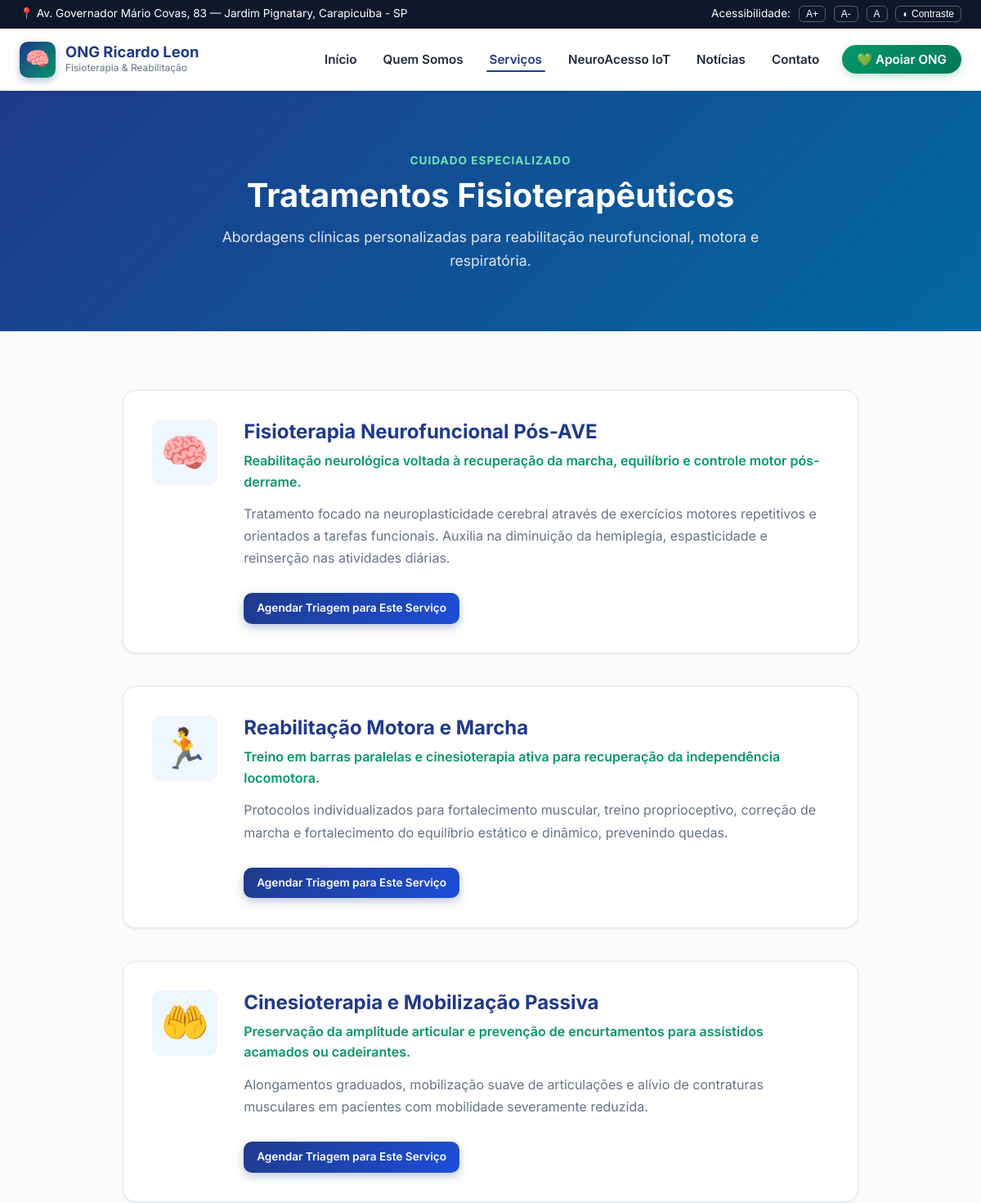
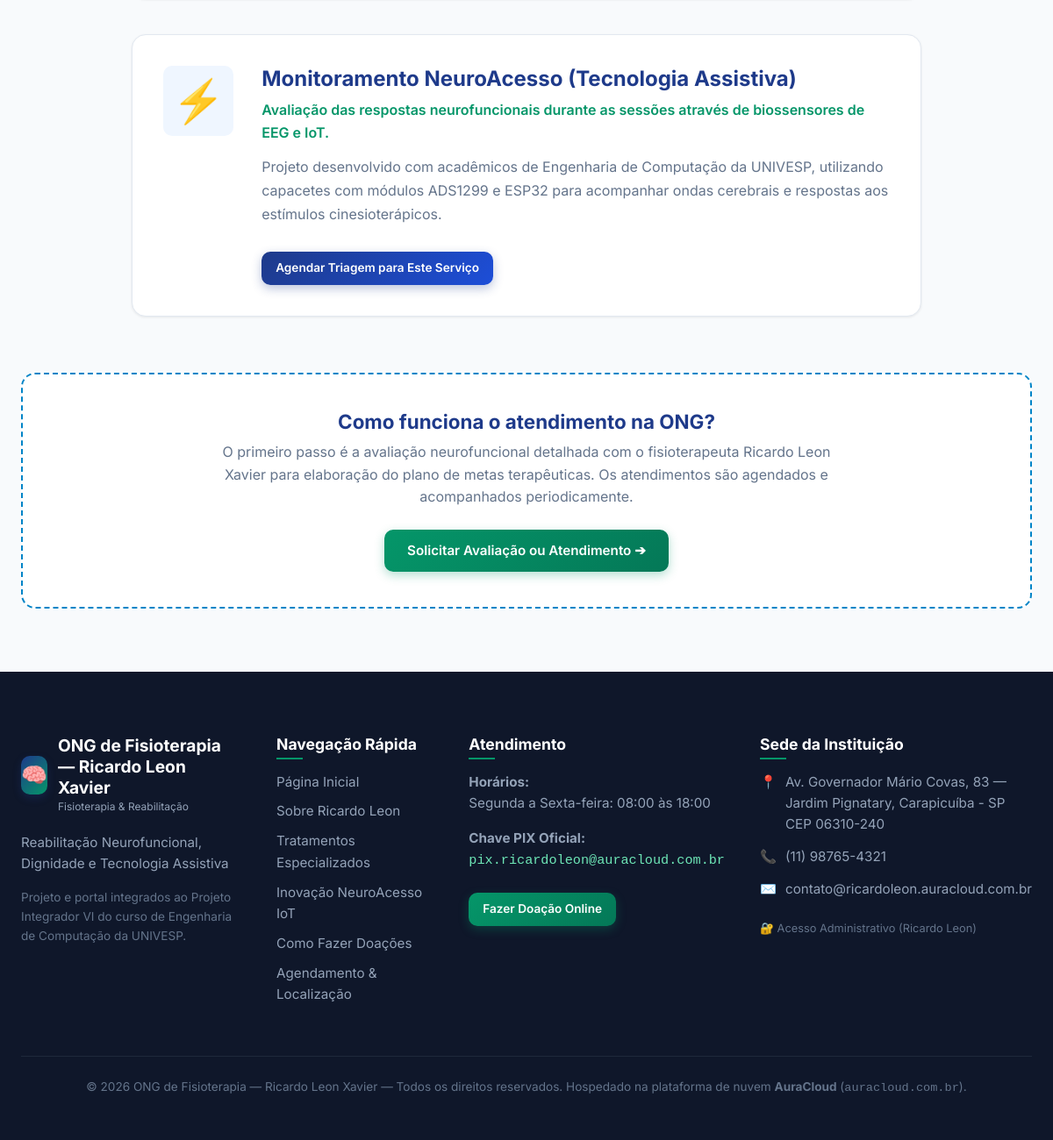
The page /servicos/ on the database its author committed (2 pictures, top to bottom).
### institucional/models.py (models this page shows, shortened)
class InformacoesONG(models.Model):
    nome = models.CharField(max_length=200, default="ONG de Fisioterapia — Ricardo Leon Xavier")
    slogan = models.CharField(max_length=255, default="Reabilitação Neurofuncional, Dignidade e Tecnologia Assistiva")
    endereco = models.CharField(max_length=255, default="Av. Governador Mário Covas, 83 — Jardim Pignatary, Carapicuíba - SP")
    cep = models.CharField(max_length=20, default="06310-240")
    telefone = models.CharField(max_length=30, default="(11) 98765-4321")
    email = models.EmailField(default="contato@ricardoleon.auracloud.com.br")
    chave_pix = models.CharField(max_length=100, default="financeiro@ongricardoleon.org.br")
    horario_funcionamento = models.CharField(max_length=150, default="Segunda a Sexta-feira: 08:00 às 18:00")
    sobre_texto = models.TextField(
        default="A ONG de Fisioterapia coordenada por Ricardo Leon Xavier dedica-se ao acolhimento e reabilitação de pessoas com sequelas neurológicas motoras graves decorrentes de AVE, paralisia cerebral e traumas raquimedulares na região de Carapicuíba e Grande São Paulo. Aliamos calor humano, dedicação clínica e a vanguarda da tecnologia assistiva para devolver autonomia e esperança aos nossos assistidos."
    )
    missao = models.TextField(default="Democratizar o acesso à fisioterapia neurofuncional especializada de alta qualidade para famílias em vulnerabilidade social.")
    visao = models.TextField(default="Ser centro de referência comunitária em reabilitação motora humanizada integrada a inovações de bioengenharia e IoT.")
    valores = models.TextField(default="Empatia, Ética, Respeito à Dignidade Humana, Inovação Acessível e Transparência Social.")
    class Meta:
        verbose_name = "Informações da ONG"
        verbose_name_plural = "Informações da ONG"

class Servico(models.Model):
    titulo = models.CharField("Título do Serviço", max_length=150)
    icone = models.CharField("Ícone (Emoji ou Classe)", max_length=50, default="🧠")
    descricao_curta = models.CharField("Descrição Breve", max_length=255)
    detalhes = models.TextField("Detalhamento Clínico")
    destaque = models.BooleanField("Exibir em Destaque na Home", default=True)
    ordem = models.PositiveIntegerField("Ordem de Exibição", default=0)
    class Meta:
        verbose_name = "Serviço de Fisioterapia"
        verbose_name_plural = "Serviços de Fisioterapia"
        ordering = ["ordem", "titulo"]

### institucional/views.py (the view)
# urls.py: path("servicos/", views.servicos, name="servicos"),
def servicos(request):
    info = get_ong_info()
    servicos_list = Servico.objects.all()
    return render(request, "servicos.html", {"info": info, "servicos": servicos_list})

### institucional/views.py (called while the page is built)
def get_ong_info():
    info = InformacoesONG.objects.first()
    if not info:
        info = InformacoesONG.objects.create()
    return info

### templates/servicos.html (shortened to what this page needs)
{% extends "base.html" %}
{% block content %}
<section class="section-padding" style="background: linear-gradient(135deg, #1e3a8a 0%, #0369a1 100%); color: #fff; text-align: center;">
  <div class="container">
    <span class="section-tag" style="color: #6ee7b7;">Cuidado Especializado</span>
    <h1 style="color: #fff; font-size: 2.5rem; margin-bottom: 0.8rem;">Tratamentos Fisioterapêuticos</h1>
    <p style="max-width: 700px; margin: 0 auto; color: #e2e8f0; font-size: 1.1rem;">
      Abordagens clínicas personalizadas para reabilitação neurofuncional, motora e respiratória.
    </p>
  </div>
</section>
<section class="section-padding" style="background: var(--bg-page);">
  <div class="container">
    <div style="display: flex; flex-direction: column; gap: 2.5rem; max-width: 900px; margin: 0 auto;">
      {% for servico in servicos %}
        <div style="background: #ffffff; border-radius: var(--radius-lg); padding: 2.2rem; border: 1px solid var(--border-color); box-shadow: var(--shadow-sm); display: flex; gap: 2rem; align-items: flex-start;">
          <div style="font-size: 3rem; background: var(--primary-light); width: 80px; height: 80px; display: flex; align-items: center; justify-content: center; border-radius: var(--radius-md); flex-shrink: 0;">
            {{ servico.icone }}
          </div>
          <div>
            <h2 style="font-size: 1.5rem; color: var(--primary); margin-bottom: 0.5rem;">{{ servico.titulo }}</h2>
            <p style="font-weight: 600; color: var(--secondary); margin-bottom: 0.8rem;">{{ servico.descricao_curta }}</p>
            <p style="color: var(--text-muted); line-height: 1.7;">{{ servico.detalhes }}</p>
            <a href="{% url 'contato' %}" class="btn btn-sm btn-primary" style="margin-top: 0.8rem;">Agendar Triagem para Este Serviço</a>
          </div>
        </div>
      {% empty %}
        <div style="background: #ffffff; border-radius: var(--radius-lg); padding: 2.2rem; border: 1px solid var(--border-color); box-shadow: var(--shadow-sm);">
          <h3>Nenhum serviço cadastrado no momento.</h3>
          <p>Acesse o painel administrativo para cadastrar os serviços de fisioterapia.</p>
        </div>
      {% endfor %}
    </div>
    <div style="margin-top: 4rem; text-align: center; background: #ffffff; padding: 2.5rem; border-radius: var(--radius-lg); border: 2px dashed #0284c7;">
      <h3 style="color: var(--primary);">Como funciona o atendimento na ONG?</h3>
      <p style="max-width: 700px; margin: 0 auto 1.5rem auto; color: var(--text-muted);">
        O primeiro passo é a avaliação neurofuncional detalhada com o fisioterapeuta Ricardo Leon Xavier para elaboração do plano de metas terapêuticas. Os atendimentos são agendados e acompanhados periodicamente.
      </p>
      <a href="{% url 'contato' %}" class="btn btn-success">Solicitar Avaliação ou Atendimento ➔</a>
    </div>
  </div>
</section>
{% endblock %}

### templates/base.html (shortened to what this page needs)
{% load static %}
<!DOCTYPE html>
<html lang="pt-BR">
<head>
  <link rel="stylesheet" href="{% static 'css/style.css' %}">
</head>
<body>
  <aside class="top-accessibility-bar" aria-label="Ferramentas de Acessibilidade">
    <div class="container">
      <div>
        <span>📍 {{ info.endereco }}</span>
      </div>
      <div class="accessibility-tools">
        <span>Acessibilidade:</span>
        <button id="increaseFont" title="Aumentar Fonte">A+</button>
        <button id="decreaseFont" title="Diminuir Fonte">A-</button>
        <button id="resetFont" title="Restaurar Fonte">A</button>
        <button id="toggleContrast" title="Alternar Alto Contraste">◐ Contraste</button>
      </div>
    </div>
  </aside>
  <header class="main-header">
    <div class="container">
      <nav class="navbar" role="navigation" aria-label="Menu Principal">
        <a href="{% url 'home' %}" class="brand-logo" title="Página Inicial da ONG">
          <div class="brand-icon">🧠</div>
          <div class="brand-text">
            <h1>ONG Ricardo Leon</h1>
            <p>Fisioterapia & Reabilitação</p>
          </div>
        </a>
        <ul class="nav-links" id="navLinks">
          <li><a href="{% url 'home' %}" class="{% if request.resolver_match.url_name == 'home' %}active{% endif %}">Início</a></li>
          <li><a href="{% url 'sobre' %}" class="{% if request.resolver_match.url_name == 'sobre' %}active{% endif %}">Quem Somos</a></li>
          <li><a href="{% url 'servicos' %}" class="{% if request.resolver_match.url_name == 'servicos' %}active{% endif %}">Serviços</a></li>
          <li><a href="{% url 'neuroacesso' %}" class="{% if request.resolver_match.url_name == 'neuroacesso' %}active{% endif %}">NeuroAcesso IoT</a></li>
          <li><a href="{% url 'noticias' %}" class="{% if request.resolver_match.url_name == 'noticias' or request.resolver_match.url_name == 'noticia_detalhe' %}active{% endif %}">Notícias</a></li>
          <li><a href="{% url 'contato' %}" class="{% if request.resolver_match.url_name == 'contato' %}active{% endif %}">Contato</a></li>
          <li><a href="{% url 'doacoes' %}" class="btn-header-donate">💚 Apoiar ONG</a></li>
        </ul>
      </nav>
    </div>
  </header>
  <main id="conteudo-principal">
    {% block content %}{% endblock %}
  </main>
  <footer class="main-footer">
    <div class="container">
      <div class="footer-grid">
        <div class="footer-col">
          <div class="brand-logo" style="margin-bottom: 1.2rem;">
            <div class="brand-icon">🧠</div>
            <div class="brand-text">
              <h3 style="color: #fff; margin: 0; font-size: 1.2rem;">{{ info.nome }}</h3>
              <p style="color: #94a3b8;">Fisioterapia & Reabilitação</p>
            </div>
          </div>
          <p>{{ info.slogan }}</p>
          <p style="font-size: 0.85rem; color: #64748b;">
            Projeto e portal integrados ao Projeto Integrador VI do curso de Engenharia de Computação da UNIVESP.
          </p>
        </div>
        <div class="footer-col">
          <h4>Navegação Rápida</h4>
          <ul>
            <li><a href="{% url 'home' %}">Página Inicial</a></li>
            <li><a href="{% url 'sobre' %}">Sobre Ricardo Leon</a></li>
            <li><a href="{% url 'servicos' %}">Tratamentos Especializados</a></li>
            <li><a href="{% url 'neuroacesso' %}">Inovação NeuroAcesso IoT</a></li>
            <li><a href="{% url 'doacoes' %}">Como Fazer Doações</a></li>
            <li><a href="{% url 'contato' %}">Agendamento & Localização</a></li>
          </ul>
        </div>
        <div class="footer-col">
          <h4>Atendimento</h4>
          <p><strong>Horários:</strong><br>{{ info.horario_funcionamento }}</p>
          <p><strong>Chave PIX Oficial:</strong><br><code style="color: #6ee7b7;">{{ info.chave_pix }}</code></p>
          <p><a href="{% url 'doacoes' %}" class="btn btn-sm btn-success" style="margin-top: 0.5rem;">Fazer Doação Online</a></p>
        </div>
        <div class="footer-col">
          <h4>Sede da Instituição</h4>
          <div class="footer-contact-item">
            <span>📍</span>
            <span>{{ info.endereco }}<br>CEP {{ info.cep }}</span>
          </div>
          <div class="footer-contact-item">
            <span>📞</span>
            <span>{{ info.telefone }}</span>
          </div>
          <div class="footer-contact-item">
            <span>✉️</span>
            <span>{{ info.email }}</span>
          </div>
          <div style="margin-top: 1.2rem;">
            <a href="/admin/" style="font-size: 0.8rem; color: #64748b;" target="_blank">🔐 Acesso Administrativo (Ricardo Leon)</a>
          </div>
        </div>
      </div>
      <div class="footer-bottom">
        <p>© 2026 {{ info.nome }} — Todos os direitos reservados. Hospedado na plataforma de nuvem <strong>AuraCloud</strong> (<code>auracloud.com.br</code>).</p>
      </div>
    </div>
  </footer>
</body>
</html>

### rows shown on the page
InformacoesONG: endereco "Av. Governador Mário Covas, 83 — Jardim Pignatary, Carapicuíba - SP", nome "ONG de Fisioterapia — Ricardo Leon Xavier", slogan "Reabilitação Neurofuncional, Dignidade e Tecnologia Assistiva", horario_funcionamento "Segunda a Sexta-feira: 08:00 às 18:00", chave_pix "pix.ricardoleon@auracloud.com.br", cep "06310-240", telefone "(11) 98765-4321", email "contato@ricardoleon.auracloud.com.br"
Servico: icone "🧠", titulo "Fisioterapia Neurofuncional Pós-AVE", descricao_curta "Reabilitação neurológica voltada à recuperação da marcha, equilíbrio e controle motor pós-derrame.", detalhes "Tratamento focado na neuroplasticidade cerebral através de exercícios motores repetitivos e orientados a tarefas funcionais. Auxilia na diminuição da hemiplegia, espasticidade e reinserção nas atividades diárias."
Servico: icone "🏃", titulo "Reabilitação Motora e Marcha", descricao_curta "Treino em barras paralelas e cinesioterapia ativa para recuperação da independência locomotora.", detalhes "Protocolos individualizados para fortalecimento muscular, treino proprioceptivo, correção de marcha e fortalecimento do equilíbrio estático e dinâmico, prevenindo quedas."
Servico: icone "🤲", titulo "Cinesioterapia e Mobilização Passiva", descricao_curta "Preservação da amplitude articular e prevenção de encurtamentos para assistidos acamados ou cadeirantes.", detalhes "Alongamentos graduados, mobilização suave de articulações e alívio de contraturas musculares em pacientes com mobilidade severamente reduzida."
Servico: icone "⚡", titulo "Monitoramento NeuroAcesso (Tecnologia Assistiva)", descricao_curta "Avaliação das respostas neurofuncionais durante as sessões através de biossensores de EEG e IoT.", detalhes "Projeto desenvolvido com acadêmicos de Engenharia de Computação da UNIVESP, utilizando capacetes com módulos ADS1299 e ESP32 para acompanhar ondas cerebrais e respostas aos estímulos cinesioterápicos."
